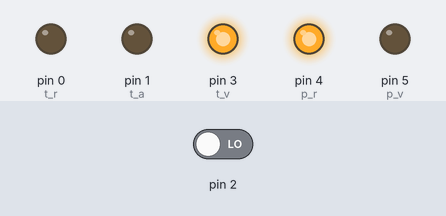
A sketch run on a simulated Arduino Uno, built with avr-gcc and run on an emulated ATmega328P. On the bench: output pins drawn as LEDs (lit = HIGH). Inputs (shaded band) come from the test bench; at power-on: pin 2 LOW.

Above: at 6.1 s.
At 13.4 s:
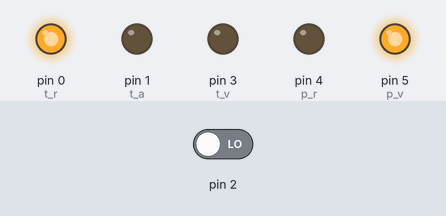
13.5 s: pin 2 driven HIGH
At 15.9 s:
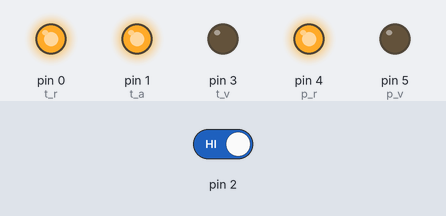
Timing chart, 0 to 22.5 s (numbered marks = the images above; inputs shaded):
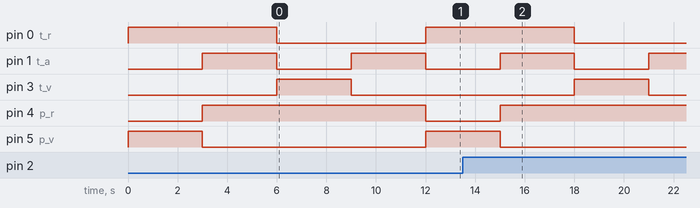

The sketch:

Semaforo.ino
```cpp
int t_r = 0, t_a = 1, t_v = 3;
int p_r = 4, p_v = 5;
int tiempo = 3000;
volatile int tiempo_variable = tiempo;
volatile bool lugar = false, posicion = false;

boolean estado = false;

void setup() {
  pinMode(t_r, OUTPUT);
  pinMode(t_a, OUTPUT);
  pinMode(t_v, OUTPUT);

  pinMode(p_r, OUTPUT);
  pinMode(p_v, OUTPUT);

  digitalWrite(t_r, LOW);
  digitalWrite(t_a, LOW);
  digitalWrite(t_v, LOW);

  digitalWrite(p_r, LOW);
  digitalWrite(p_v, LOW);

  attachInterrupt( digitalPinToInterrupt(2), reinicio, RISING );
}

void reinicio() {
  tiempo_variable = 9000;
  posicion = lugar;
}

void loop() {
  digitalWrite(t_r, HIGH);
  digitalWrite(p_v, HIGH);
  lugar = true;
  delay(tiempo_variable);
  lugar = false;
  if (posicion == true) {
    posicion = false;
  } else {
    tiempo_variable = tiempo;
  }
  digitalWrite(p_v, LOW);

  digitalWrite(t_a, HIGH);
  digitalWrite(p_r, HIGH);
  delay(tiempo);
  digitalWrite(t_r, LOW);
  digitalWrite(t_a, LOW);

  digitalWrite(t_v, HIGH);
  delay(tiempo);
  digitalWrite(t_v, LOW);

  digitalWrite(t_a, HIGH);
  delay(tiempo);
  digitalWrite(p_r, LOW);
  digitalWrite(t_a, LOW);
}
```

Measured:
- by itself, pin 1 (t_a): alternates HIGH for 3.0 s and LOW for 3.0 s
